Frame 1 (no input): blank canvas, image omitted
Frame 60 (the mouse pressed at the canvas centre just before this capture): blank canvas, image omitted
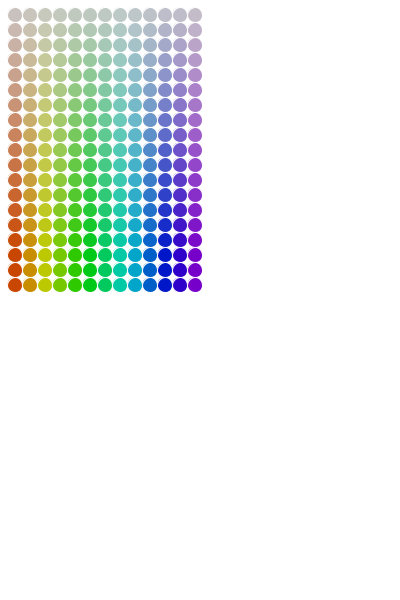
Frame 120 (the mouse held since frame 60 and released just before this capture)

The Processing sketch whose frames 1 and 60 were blank and that drew this single picture after the mouse press (run headless with seeded random() and noise(); from frame 60 on, the mouse is pressed at the canvas centre):

// Processing sketch: dots
// ── dots.pde
float x;
float y;

void setup() {
  size(400, 600);
  background(255);
  colorMode(HSB, 255, 255, 255);
}
void draw() {
  x = 0;
  while (x<=400) {
    x += 15;
    y = 0;
    while (y<=600) {
      y += 15;
      if (x < mouseX && y < mouseY) {
        fill(x % 200, y, 201);
        ellipse(x, y, 15, 15);
      } else {
        fill(255);
        stroke(255);
        ellipse(x, y, 15, 15);
      }
    }
  }
}
